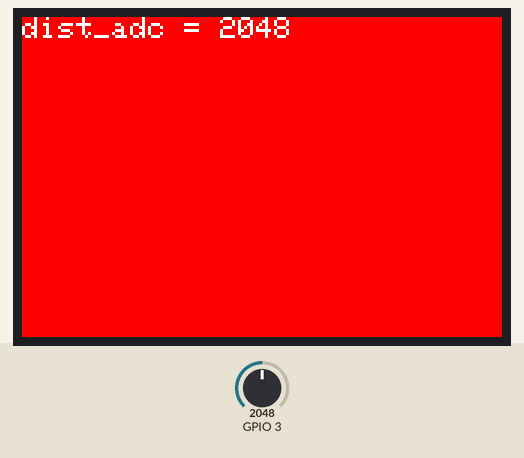
Bench run of a sketch on a simulated ESP32. Parts: 480×320 colour display. The test bench sets the inputs (shaded band); at power-on: GPIO 3 = 2048.

Above: at 1.5 s.
1.6 s: GPIO 3 set to 2866
3.1 s: GPIO 3 set to 3603
At 4.2 s:
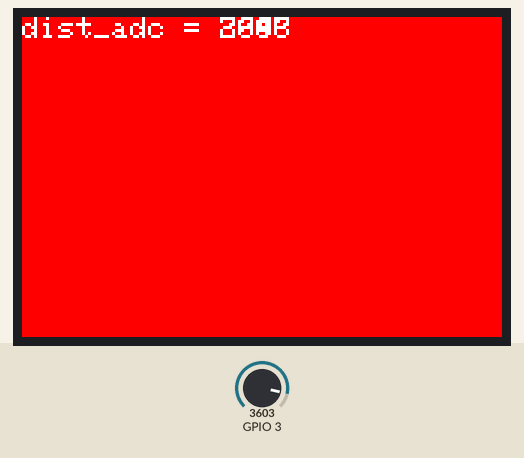
4.6 s: GPIO 3 set to 4095
Timing chart, 0 to 7.6 s (numbered marks = the images above; inputs shaded):
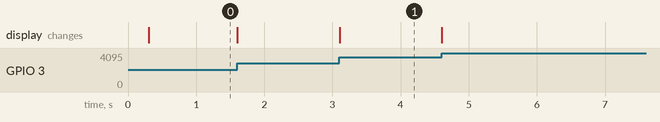

Measured:
- after the input at 3.1 s, the display: changes at once (image 1)

The sketch:

distance.ino
```cpp
#include <TFT_eSPI.h>

TFT_eSPI tft = TFT_eSPI(320,480);

void setup() {
  tft.init();
  tft.setRotation(1);
  tft.invertDisplay(1);
  tft.setTextSize(3);
  tft.fillScreen(TFT_RED);

  pinMode(3, INPUT);
}

char text[20];
void loop() {
  int dist_adc = analogRead(3);

  sprintf(text, "dist_adc = %04d", dist_adc);
  tft.setCursor(0, 0);
  tft.print(text);
}
```
